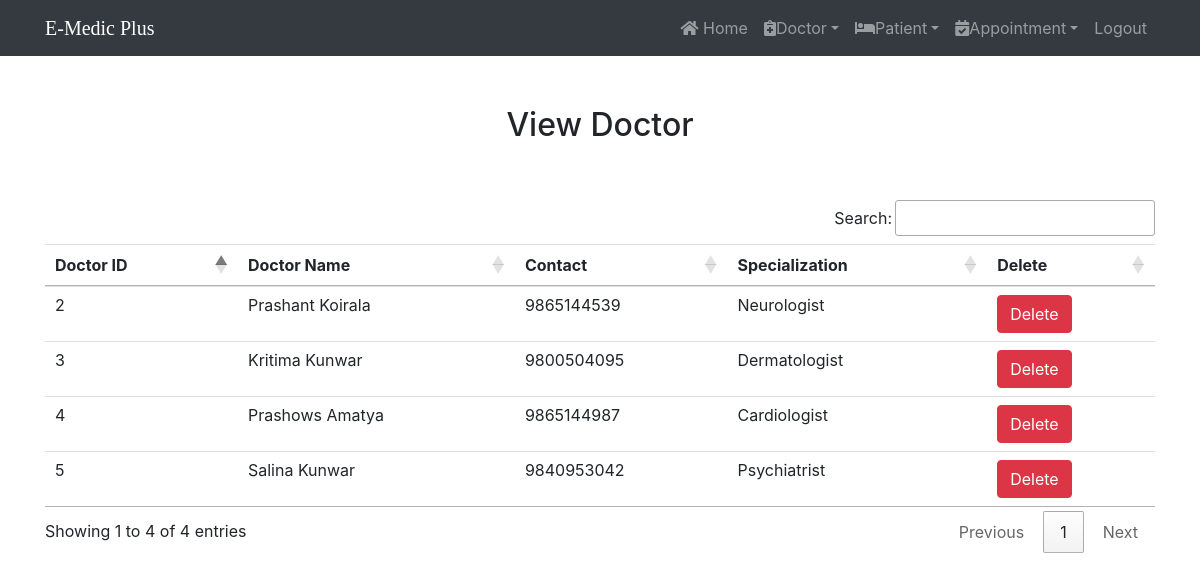
/view_doctor/ (signed in), run on the app's committed database.
### e_medic_plus/models.py (models this page shows, shortened)
class Doctor(models.Model):
    name = models.CharField(max_length=50)
    mobile = models.IntegerField()
    special = models.CharField(max_length=50)

### e_medic_plus/views.py (the view)
# urls.py: path('view_doctor/', View_Doctor,name='view_doctor'),
def View_Doctor(request):
    if not request.user.is_staff:
        return redirect('login')
    doc = Doctor.objects.all()
    d = {'doc':doc}
    return render(request,'view_doctor.html',d)

### e_medic_plus/templates/view_doctor.html
{% extends 'navigationbar.html' %}
{% load static %}
{% block body %}
<div class="container" style="margin-top: 50px;">
<h2 class="text-center">View Doctor </h2>
<br><br>
<table class="table table-hover" id="example">
    <thead>
        <tr>
            <th>Doctor ID</th>
            <th>Doctor Name</th>
            <th>Contact</th>
            <th>Specialization</th>
            <th>Delete</th>
        </tr>
    </thead>
    <tbody>
        {% for i in doc %}
        <tr>
            <td>{{i.id}}</td>
            <td>{{i.name}}</td>
            <td>{{i.mobile}}</td>
            <td>{{i.special}}</td>
            <td><a href="{%url 'delete_doctor' i.id%}" onclick="return confirm('Are you sure, you really want to delete this?')" class="btn btn-danger">Delete</a></td>
        </tr>
        {% endfor %}
    </tbody>
</table>
{% endblock %}

### e_medic_plus/templates/navigationbar.html (shortened to what this page needs)
{% load static %}
<html>
    <head>
    <link rel="stylesheet" href="https://maxcdn.bootstrapcdn.com/bootstrap/4.3.1/css/bootstrap.min.css">
    <link rel="stylesheet" href="https://use.fontawesome.com/releases/v5.6.3/css/all.css"></head>
    <link rel="stylesheet" type="text/css" href=" {% static 'css/mystyle.css' %}">
    <link rel="stylesheet" href="https://cdn.datatables.net/1.13.6/css/jquery.dataTables.min.css">
    <link rel="stylesheet" href="https://cdn.datatables.net/buttons/2.4.2/css/buttons.dataTables.min.css">
</head>
<nav>
    <nav class="navbar navbar-expand-sm bg-dark navbar-dark">
        <div class="container">
    <a class="navbar-brand" href="#" style="font-family: Poppins">E-Medic Plus</a>
        <div class="collapse navbar-collapse" id="Menu">
            <ul class="navbar-nav text-center ml-auto">
                {% if request.user.is_staff %}
                <li class="nav-item"> <a class="nav-link" href="{%url 'home'%}"><i class="fas fa-home"> </i> Home</a></li>
                <li class="nav-item dropdown"> <a class="nav-link dropdown-toggle" data-toggle="dropdown" href="#" > <i class="fa fa-notes-medical"></i>Doctor</a>
                </li>
                <li class="nav-item dropdown"> <a class="nav-link dropdown-toggle" data-toggle="dropdown" href="#"> <i class="fa fa-bed"></i>Patient</a>
                    </li>
                    <li class="nav-item dropdown"> <a class="nav-link dropdown-toggle" data-toggle="dropdown" href="#"> <i class="fa fa-calendar-check"></i>Appointment</a>
                        </li>
                <li class="nav-item"> <a class="nav-link" href="{%url 'logout'%}"> Logout</a></li>
                {% endif %}
            </ul>
    </div>
</div>
</nav>
{% block body %}
{% endblock %}
</html>

### e_medic_plus/static/css/mystyle.css (style rules this page uses)
.nav-link { color:white; }

### data on the page
Doctor: id "2", name "Prashant Koirala", mobile "9865144539", special "Neurologist"
Doctor: id "3", name "Kritima Kunwar", mobile "9800504095", special "Dermatologist"
Doctor: id "4", name "Prashows Amatya", mobile "9865144987", special "Cardiologist"
Doctor: id "5", name "Salina Kunwar", mobile "9840953042", special "Psychiatrist"
